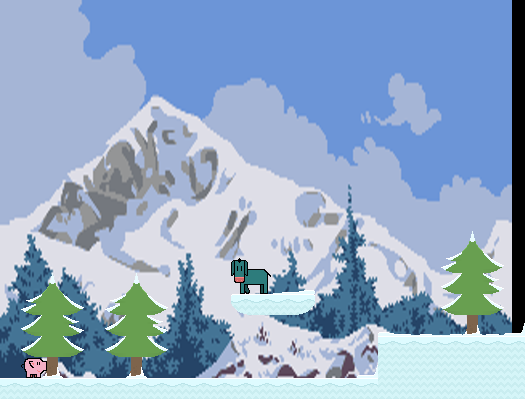

Tiled map render using the project's own tile images. Description and the whole map definition, tile-layer contents included, below:
An orthogonal 25x19 tile map with 21x21 px tiles, 6 tile layers (platforms, collectables, objects, mobs, ...), 2 tilesets, 1 image layer.

<map version="1.0" tiledversion="1.0.2" orientation="orthogonal" renderorder="left-down" width="25" height="19" tilewidth="21" tileheight="21" infinite="0" nextobjectid="1">
 <tileset firstgid="1" source="sprites.tsx" />
 <tileset firstgid="901" source="characters.tsx" />
 <imagelayer name="bg">
  <image source="bg_512x384.png" width="512" height="384" />
 </imagelayer>
 <layer name="platforms" width="25" height="19">
  <data encoding="csv">
0,0,0,0,0,0,0,0,0,0,0,0,0,0,0,0,0,0,0,0,0,0,0,0,0,
0,0,0,0,0,0,0,0,0,0,0,0,0,0,0,0,0,0,0,0,0,0,0,0,0,
0,0,0,0,0,0,0,0,0,0,0,0,0,0,0,0,0,0,0,0,0,0,0,0,0,
0,0,0,0,0,0,0,0,0,0,0,0,0,0,0,0,0,0,0,0,0,0,0,0,0,
0,0,0,0,0,0,0,0,0,0,0,0,0,0,0,0,0,0,0,0,0,0,0,0,0,
0,0,0,0,0,0,0,0,0,0,0,0,0,0,0,0,0,0,0,0,0,0,0,0,0,
0,0,0,0,0,0,0,0,0,0,0,0,0,0,0,0,0,0,0,0,0,0,0,0,0,
0,0,0,0,0,0,0,0,0,0,0,0,0,0,0,0,0,0,0,0,0,0,0,0,0,
0,0,0,0,0,0,0,0,0,0,0,0,0,0,0,0,0,0,0,0,0,0,0,0,0,
0,0,0,0,0,0,0,0,0,0,0,0,0,0,0,0,0,0,0,0,0,0,0,0,0,
0,0,0,0,0,0,0,0,0,0,0,0,0,0,0,0,0,0,0,0,0,0,0,0,0,
0,0,0,0,0,0,0,0,0,0,0,0,0,0,0,0,0,0,0,0,0,0,0,0,0,
0,0,0,0,0,0,0,0,0,0,0,0,0,0,0,0,0,0,0,0,0,0,0,0,0,
0,0,0,0,0,0,0,0,0,0,0,0,0,0,0,0,0,0,0,0,0,0,0,0,0,
0,0,0,0,0,0,0,0,0,0,0,486,484,484,516,0,0,0,0,0,0,0,0,0,0,
0,0,0,0,0,0,0,0,0,0,0,0,0,0,0,0,0,0,0,0,0,0,0,0,0,
0,0,0,0,0,0,0,0,0,0,0,0,0,0,0,0,0,0,484,484,484,484,484,484,484,
0,0,0,0,0,0,0,0,0,0,0,0,0,0,0,0,0,0,513,513,513,513,513,513,513,
484,484,484,484,484,484,484,484,484,484,484,484,484,484,484,484,484,484,513,513,513,513,513,513,513
</data>
 </layer>
 <layer name="collectables" width="25" height="19">
  <data encoding="csv">
0,0,0,0,0,0,0,0,0,0,0,0,0,0,0,0,0,0,0,0,0,0,0,0,0,
0,0,0,0,0,0,0,0,0,0,0,0,0,0,0,0,0,0,0,0,0,0,0,0,0,
0,0,0,0,0,0,0,0,0,0,0,0,0,0,0,0,0,0,0,0,0,0,0,0,0,
0,0,0,0,0,0,0,0,0,0,0,0,0,0,0,0,0,0,0,0,0,0,0,0,0,
0,0,0,0,0,0,0,0,0,0,0,0,0,0,0,0,0,0,0,0,0,0,0,0,0,
0,0,0,0,0,0,0,0,0,0,0,0,0,0,0,0,0,0,0,0,0,0,0,0,0,
0,0,0,0,0,0,0,0,0,0,0,0,0,0,0,0,0,0,0,0,0,0,0,0,0,
0,0,0,0,0,0,0,0,0,0,0,0,0,0,0,0,0,0,0,0,0,0,0,0,0,
0,0,0,0,0,0,0,0,0,0,0,0,0,0,0,0,0,0,0,0,0,0,0,0,0,
0,0,0,0,0,0,0,0,0,0,0,0,0,0,0,0,0,0,0,0,0,0,0,0,0,
0,0,0,0,0,0,0,0,0,0,0,0,0,0,0,0,0,0,0,0,0,0,0,0,0,
0,0,0,0,0,0,0,0,0,0,0,0,0,0,0,0,0,0,0,0,0,0,0,0,0,
0,0,0,0,0,0,0,0,0,0,0,0,0,0,0,0,0,0,0,0,0,0,0,0,0,
0,0,0,0,0,0,0,0,0,0,0,0,0,0,0,0,0,0,0,0,0,0,0,0,0,
0,0,0,0,0,0,0,0,0,0,0,0,0,0,0,0,0,0,0,0,0,0,0,0,0,
0,0,0,0,0,0,0,0,0,0,0,0,0,0,0,0,0,0,0,0,0,0,0,0,0,
0,0,0,0,0,0,0,0,0,0,0,0,0,0,0,0,0,0,0,0,0,0,0,0,0,
0,0,0,0,0,0,0,0,0,0,0,0,0,0,0,0,0,0,0,0,0,0,0,0,0,
0,0,0,0,0,0,0,0,0,0,0,0,0,0,0,0,0,0,0,0,0,0,0,0,0
</data>
 </layer>
 <layer name="objects" width="25" height="19">
  <data encoding="csv">
0,0,0,0,0,0,0,0,0,0,0,0,0,0,0,0,0,0,0,0,0,0,0,0,0,
0,0,0,0,0,0,0,0,0,0,0,0,0,0,0,0,0,0,0,0,0,0,0,0,0,
0,0,0,0,0,0,0,0,0,0,0,0,0,0,0,0,0,0,0,0,0,0,0,0,0,
0,0,0,0,0,0,0,0,0,0,0,0,0,0,0,0,0,0,0,0,0,0,0,0,0,
0,0,0,0,0,0,0,0,0,0,0,0,0,0,0,0,0,0,0,0,0,0,0,0,0,
0,0,0,0,0,0,0,0,0,0,0,0,0,0,0,0,0,0,0,0,0,0,0,0,0,
0,0,0,0,0,0,0,0,0,0,0,0,0,0,0,0,0,0,0,0,0,0,0,0,0,
0,0,0,0,0,0,0,0,0,0,0,0,0,0,0,0,0,0,0,0,0,0,0,0,0,
0,0,0,0,0,0,0,0,0,0,0,0,0,0,0,0,0,0,0,0,0,0,0,0,0,
0,0,0,0,0,0,0,0,0,0,0,0,0,0,0,0,0,0,0,0,0,0,0,0,0,
0,0,0,0,0,0,0,0,0,0,0,0,0,0,0,0,0,0,0,0,0,0,0,0,0,
0,0,0,0,0,0,0,0,0,0,0,0,0,0,0,0,0,0,0,0,0,0,661,0,0,
0,0,0,0,0,0,0,0,0,0,0,0,0,0,0,0,0,0,0,0,0,672,640,643,0,
0,0,661,0,0,0,661,0,0,0,0,0,0,542,546,0,0,0,0,0,0,642,670,673,0,
0,672,640,643,0,672,640,643,0,0,0,0,0,0,0,0,0,0,0,0,0,642,670,643,0,
0,642,670,673,0,642,670,673,0,0,0,0,0,0,0,0,0,0,545,544,544,542,663,541,547,
0,642,670,643,0,642,670,643,0,0,0,0,0,0,0,0,0,0,0,0,0,0,0,0,0,
0,0,663,0,0,0,663,0,0,0,0,0,0,0,0,0,0,547,0,0,0,0,0,0,0,
0,0,0,0,0,0,0,0,0,0,0,0,0,0,0,0,0,0,0,0,0,0,0,0,0
</data>
 </layer>
 <layer name="mobs" width="25" height="19">
  <data encoding="csv">
0,0,0,0,0,0,0,0,0,0,0,0,0,0,0,0,0,0,0,0,0,0,0,0,0,
0,0,0,0,0,0,0,0,0,0,0,0,0,0,0,0,0,0,0,0,0,0,0,0,0,
0,0,0,0,0,0,0,0,0,0,0,0,0,0,0,0,0,0,0,0,0,0,0,0,0,
0,0,0,0,0,0,0,0,0,0,0,0,0,0,0,0,0,0,0,0,0,0,0,0,0,
0,0,0,0,0,0,0,0,0,0,0,0,0,0,0,0,0,0,0,0,0,0,0,0,0,
0,0,0,0,0,0,0,0,0,0,0,0,0,0,0,0,0,0,0,0,0,0,0,0,0,
0,0,0,0,0,0,0,0,0,0,0,0,0,0,0,0,0,0,0,0,0,0,0,0,0,
0,0,0,0,0,0,0,0,0,0,0,0,0,0,0,0,0,0,0,0,0,0,0,0,0,
0,0,0,0,0,0,0,0,0,0,0,0,0,0,0,0,0,0,0,0,0,0,0,0,0,
0,0,0,0,0,0,0,0,0,0,0,0,0,0,0,0,0,0,0,0,0,0,0,0,0,
0,0,0,0,0,0,0,0,0,0,0,0,0,0,0,0,0,0,0,0,0,0,0,0,0,
0,0,0,0,0,0,0,0,0,0,0,0,0,0,0,0,0,0,0,0,0,0,0,0,0,
0,0,0,0,0,0,0,0,0,0,0,0,0,0,0,0,0,0,0,0,0,0,0,0,0,
0,0,0,0,0,0,0,0,0,0,0,0,0,0,0,0,0,0,0,0,0,0,0,0,0,
0,0,0,0,0,0,0,0,0,0,0,0,0,0,0,0,0,0,0,0,0,0,0,0,0,
0,0,0,0,0,0,0,0,0,0,0,0,0,0,0,0,0,0,0,0,0,0,0,0,0,
0,0,0,0,0,0,0,0,0,0,0,0,0,0,0,0,0,0,0,0,0,0,0,0,0,
0,0,0,0,0,0,0,0,0,0,0,0,0,0,0,0,0,0,0,0,0,0,0,0,0,
0,0,0,0,0,0,0,0,0,0,0,0,0,0,0,0,0,0,0,0,0,0,0,0,0
</data>
 </layer>
 <layer name="pig" width="25" height="19">
  <data encoding="csv">
0,0,0,0,0,0,0,0,0,0,0,0,0,0,0,0,0,0,0,0,0,0,0,0,0,
0,0,0,0,0,0,0,0,0,0,0,0,0,0,0,0,0,0,0,0,0,0,0,0,0,
0,0,0,0,0,0,0,0,0,0,0,0,0,0,0,0,0,0,0,0,0,0,0,0,0,
0,0,0,0,0,0,0,0,0,0,0,0,0,0,0,0,0,0,0,0,0,0,0,0,0,
0,0,0,0,0,0,0,0,0,0,0,0,0,0,0,0,0,0,0,0,0,0,0,0,0,
0,0,0,0,0,0,0,0,0,0,0,0,0,0,0,0,0,0,0,0,0,0,0,0,0,
0,0,0,0,0,0,0,0,0,0,0,0,0,0,0,0,0,0,0,0,0,0,0,0,0,
0,0,0,0,0,0,0,0,0,0,0,0,0,0,0,0,0,0,0,0,0,0,0,0,0,
0,0,0,0,0,0,0,0,0,0,0,0,0,0,0,0,0,0,0,0,0,0,0,0,0,
0,0,0,0,0,0,0,0,0,0,0,0,0,0,0,0,0,0,0,0,0,0,0,0,0,
0,0,0,0,0,0,0,0,0,0,0,0,0,0,0,0,0,0,0,0,0,0,0,0,0,
0,0,0,0,0,0,0,0,0,0,0,0,0,0,0,0,0,0,0,0,0,0,0,0,0,
0,0,0,0,0,0,0,0,0,0,0,0,0,0,0,0,0,0,0,0,0,0,0,0,0,
0,0,0,0,0,0,0,0,0,0,0,0,0,0,0,0,0,0,0,0,0,0,0,0,0,
0,0,0,0,0,0,0,0,0,0,0,0,0,0,0,0,0,0,0,0,0,0,0,0,0,
0,0,0,0,0,0,0,0,0,0,0,0,0,0,0,0,0,0,0,0,0,0,0,0,0,
0,0,0,0,0,0,0,0,0,0,0,0,0,0,0,0,0,0,0,0,0,0,0,0,0,
0,906,0,0,0,0,0,0,0,0,0,0,0,0,0,0,0,0,0,0,0,0,0,0,0,
0,0,0,0,0,0,0,0,0,0,0,0,0,0,0,0,0,0,0,0,0,0,0,0,0
</data>
 </layer>
 <layer name="donkey" width="25" height="19">
  <data encoding="csv">
0,0,0,0,0,0,0,0,0,0,0,0,0,0,0,0,0,0,0,0,0,0,0,0,0,
0,0,0,0,0,0,0,0,0,0,0,0,0,0,0,0,0,0,0,0,0,0,0,0,0,
0,0,0,0,0,0,0,0,0,0,0,0,0,0,0,0,0,0,0,0,0,0,0,0,0,
0,0,0,0,0,0,0,0,0,0,0,0,0,0,0,0,0,0,0,0,0,0,0,0,0,
0,0,0,0,0,0,0,0,0,0,0,0,0,0,0,0,0,0,0,0,0,0,0,0,0,
0,0,0,0,0,0,0,0,0,0,0,0,0,0,0,0,0,0,0,0,0,0,0,0,0,
0,0,0,0,0,0,0,0,0,0,0,0,0,0,0,0,0,0,0,0,0,0,0,0,0,
0,0,0,0,0,0,0,0,0,0,0,0,0,0,0,0,0,0,0,0,0,0,0,0,0,
0,0,0,0,0,0,0,0,0,0,0,0,0,0,0,0,0,0,0,0,0,0,0,0,0,
0,0,0,0,0,0,0,0,0,0,0,0,0,0,0,0,0,0,0,0,0,0,0,0,0,
0,0,0,0,0,0,0,0,0,0,0,0,0,0,0,0,0,0,0,0,0,0,0,0,0,
0,0,0,0,0,0,0,0,0,0,0,0,0,0,0,0,0,0,0,0,0,0,0,0,0,
0,0,0,0,0,0,0,0,0,0,0,0,0,0,0,0,0,0,0,0,0,0,0,0,0,
0,0,0,0,0,0,0,0,0,0,0,905,0,0,0,0,0,0,0,0,0,0,0,0,0,
0,0,0,0,0,0,0,0,0,0,0,0,0,0,0,0,0,0,0,0,0,0,0,0,0,
0,0,0,0,0,0,0,0,0,0,0,0,0,0,0,0,0,0,0,0,0,0,0,0,0,
0,0,0,0,0,0,0,0,0,0,0,0,0,0,0,0,0,0,0,0,0,0,0,0,0,
0,0,0,0,0,0,0,0,0,0,0,0,0,0,0,0,0,0,0,0,0,0,0,0,0,
0,0,0,0,0,0,0,0,0,0,0,0,0,0,0,0,0,0,0,0,0,0,0,0,0
</data>
 </layer>
</map>
